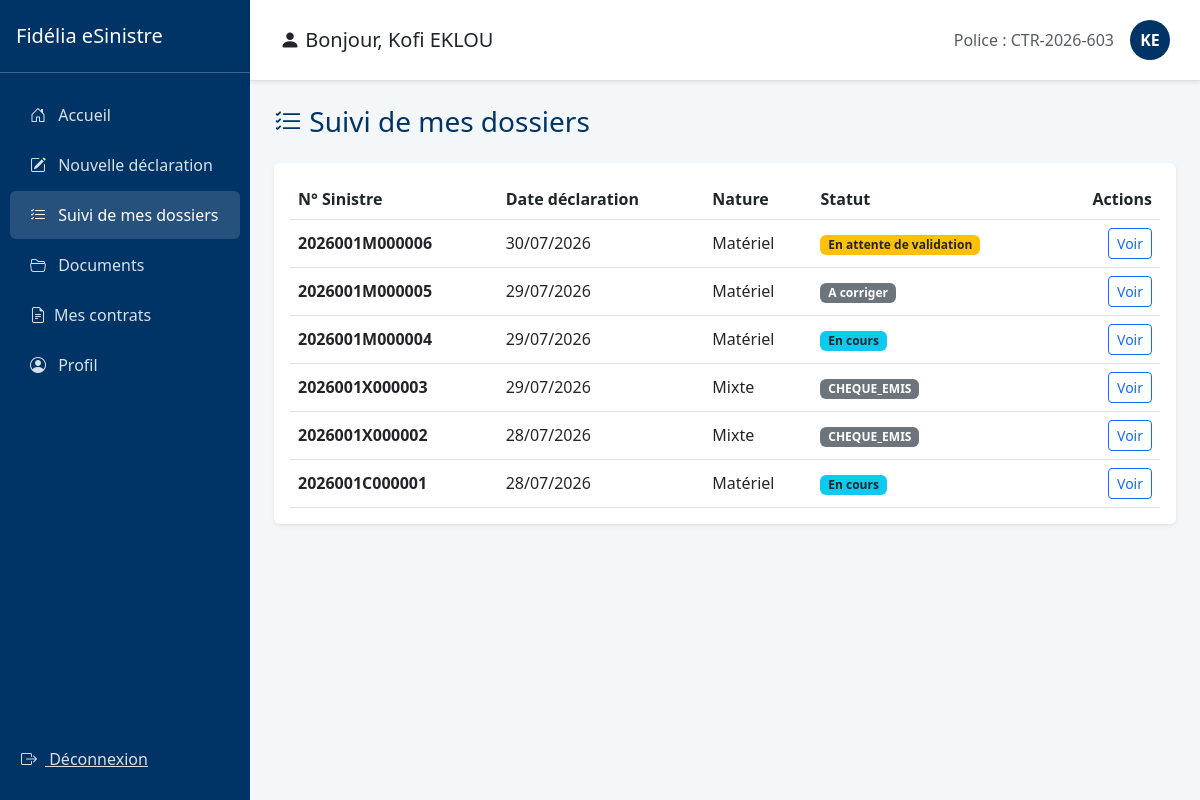
Before: /sinistres/suivi/ (signed in) with the older database file.
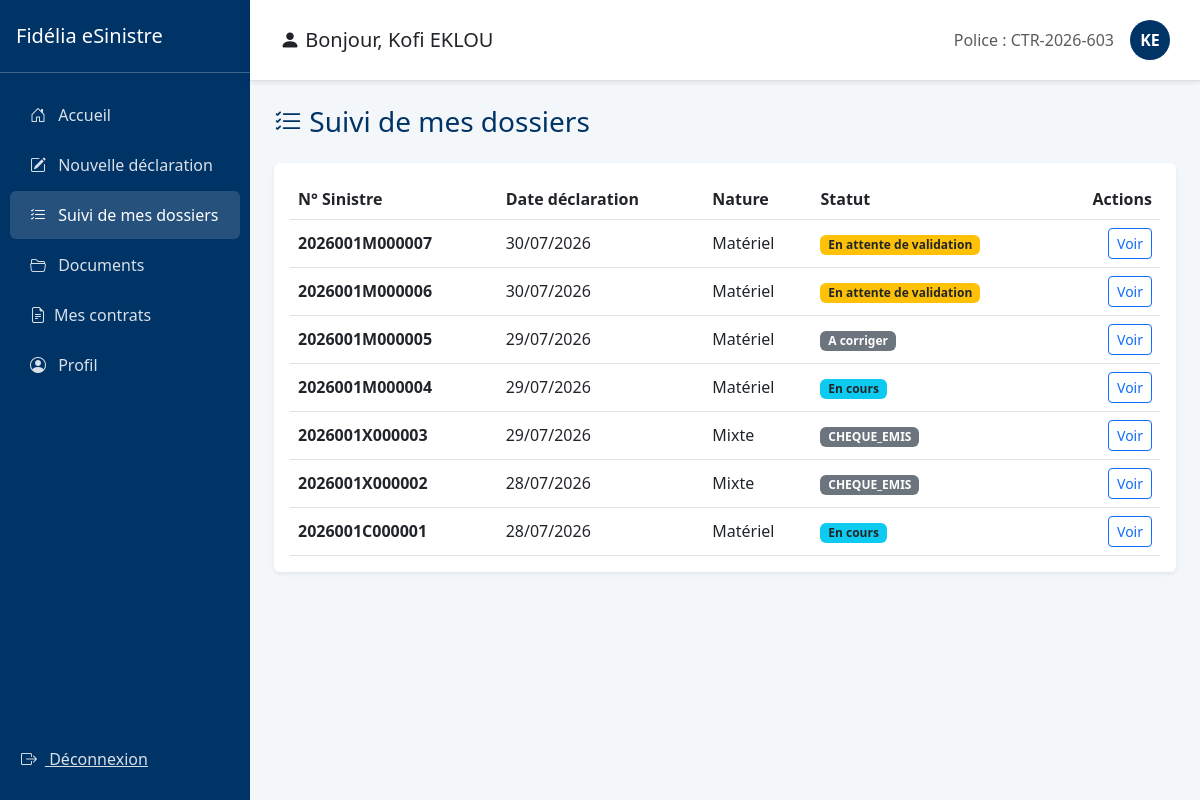
After: the same page with the newer database file.
### gestion_sinistres/models.py (models this page shows, shortened)
class Sinistre(models.Model):
    NATURE_CHOICES = [('C', 'Corporel'), ('M', 'Matériel'), ('X', 'Mixte')]
    STATUS_CHOICES = [
        ('SOUMIS', 'Soumis'),
        ('ATTENTE_COMPLEMENTS', 'En attente de compléments'),
        ('ATTENTE_VALIDATION', 'En attente de validation'),
        ('A_CORRIGER', 'A corriger'),
        ('EN_COURS', 'En cours'),
        ('CLOTURE', 'Clôturé'),
        ('SANS_SUITE', 'Sans suite'),
        ('REOUVERT', 'Réouvert'),
    ]
    nom_conducteur = models.CharField(max_length=100)
    immatriculation = models.CharField(max_length=50, blank=True, null=True, verbose_name="Immatriculation")
    numero_sinistre = models.CharField(max_length=20, unique=True)
    statut = models.CharField(max_length=30, choices=STATUS_CHOICES, default='SOUMIS')
    agent_traitant = models.CharField(max_length=100, blank=True, null=True)
    montant_estime = models.DecimalField(max_digits=12, decimal_places=2, default=0)
    prix_retenu = models.DecimalField(max_digits=12, decimal_places=2, null=True, blank=True)
    attestation_generee = models.BooleanField(default=False)
    date_attestation = models.DateTimeField(null=True, blank=True)
    date_cloture = models.DateTimeField(null=True, blank=True)
    indemnisation_validee = models.BooleanField(default=False)
    date_survenance = models.DateTimeField()
    date_declaration = models.DateTimeField(auto_now_add=True)
    heure_approximative = models.TimeField()
    circonstances = models.TextField()
    vehicule = models.ForeignKey(Vehicule, on_delete=models.CASCADE)
    region = models.ForeignKey(Region, on_delete=models.SET_NULL, null=True)
    commune = models.ForeignKey(Commune, on_delete=models.SET_NULL, null=True)
    ville = models.ForeignKey(Ville, on_delete=models.SET_NULL, null=True)
    quartier = models.CharField(max_length=150)
    nature = models.CharField(max_length=1, choices=NATURE_CHOICES)
    numero_point_vente = models.CharField(max_length=10, default="001")
    assure = models.ForeignKey(User, on_delete=models.CASCADE, related_name='sinistres')
    quittance = models.ForeignKey(Quittance, on_delete=models.SET_NULL, null=True, blank=True)
    lettre_derogation = models.FileField(upload_to='sinistres/derogations/', blank=True, null=True)
    autre_vehicule_implique = models.BooleanField(default=False)
    vehicule_adverse_immatriculation = models.CharField(max_length=50, blank=True, null=True)
    vehicule_adverse_marque = models.CharField(max_length=50, blank=True, null=True)
    vehicule_adverse_modele = models.CharField(max_length=50, blank=True, null=True)
    vehicule_adverse_compagnie = models.CharField(max_length=100, blank=True, null=True, verbose_name="Compagnie d'assurance (véhicule adverse)")
    nombre_blesses = models.PositiveSmallIntegerField(default=0)
    nombre_morts = models.PositiveSmallIntegerField(default=0)

### gestion_sinistres/views.py (the view)
# urls.py: path('suivi/', views.suivi_sinistres, name='suivi_sinistres'),
@login_required
def suivi_sinistres(request):
    sinistres = Sinistre.objects.filter(assure=request.user).order_by('-date_declaration')
    return render(request, 'suivi_sinistres.html', {'sinistres': sinistres})

### gestion_sinistres/templates/suivi_sinistres.html (shortened to what this page needs)
{% extends "base_assure.html" %}
{% block content %}
<h3 class="mb-4" style="color: #003366;"><i class="bi bi-list-check"></i> Suivi de mes dossiers</h3>
<div class="card shadow-sm border-0">
    <div class="card-body">
        {% if sinistres %}
        <table class="table table-hover align-middle mb-0">
            <thead>
                <tr>
                    <th>N° Sinistre</th>
                    <th>Date déclaration</th>
                    <th>Nature</th>
                    <th>Statut</th>
                    <th class="text-end">Actions</th>
                </tr>
            </thead>
            <tbody>
                {% for sinistre in sinistres %}
                <tr>
                    <td><strong>{{ sinistre.numero_sinistre }}</strong></td>
                    <td>{{ sinistre.date_declaration|date:"d/m/Y" }}</td>
                    <td>{{ sinistre.get_nature_display }}</td>
                    <td>
                        {% if sinistre.statut == 'SOUMIS' %}
                            <span class="badge bg-primary">{{ sinistre.get_statut_display }}</span>
                        {% elif sinistre.statut == 'ATTENTE_COMPLEMENTS' or sinistre.statut == 'ATTENTE_VALIDATION' %}
                            <span class="badge bg-warning text-dark">{{ sinistre.get_statut_display }}</span>
                        {% elif sinistre.statut == 'EN_COURS' %}
                            <span class="badge bg-info text-dark">{{ sinistre.get_statut_display }}</span>
                        {% elif sinistre.statut == 'CLOTURE' %}
                            <span class="badge bg-success">{{ sinistre.get_statut_display }}</span>
                        {% else %}
                            <span class="badge bg-secondary">{{ sinistre.get_statut_display }}</span>
                        {% endif %}
                    </td>
                    <td class="text-end">
                        <a href="{% url 'detail_sinistre' sinistre.id %}" class="btn btn-sm btn-outline-primary">
                            Voir
                        </a>
                    </td>
                </tr>
                {% endfor %}
            </tbody>
        </table>
        {% else %}
        <p class="text-muted text-center py-4">Vous n'avez encore déclaré aucun sinistre.</p>
        {% endif %}
    </div>
</div>
{% endblock %}

Changed rows visible on the page:
added Sinistre: numero_sinistre "2026001M000007", date_declaration "30/07/2026", nature "Matériel", statut "En attente de validation"
